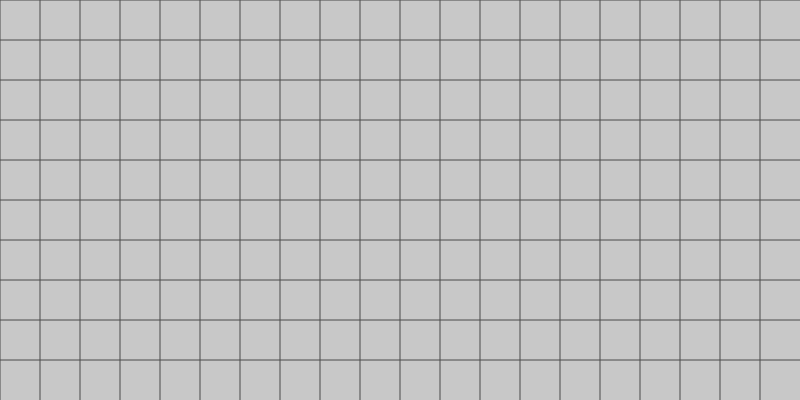
Frame 1 (no input)
Frame 60 (no input): identical to frame 1, image omitted
Frame 120 (the mouse pressed at the canvas centre since frame 60): identical to frame 1, image omitted

The p5.js sketch that drew this single still picture (run headless with seeded random() and noise() and a simulated clock; from frame 60 on, the mouse is pressed at the canvas centre):

// p5.js sketch
// ── sketch.js
var diameter=40,x=20,y=10,w,h;

var automata;
var btnAddQ,btnDFA,btnNFA,btnAddConnection;
var selChar,selCurQ,selnextQ;
var tBoxQ;

//interaction
var mouseOnHold=false;
var lastX,lastY;

function setup() {
  w=diameter*x;
  h=diameter*y;
  createCanvas(w, h);
  background(0);
  createInterface();
}

function drawGrid(){
  stroke(75);
  for (i=0;i<x;i++){
    line(i*diameter,0,i*diameter,height);
  }
  for (i=0;i<y;i++){
    line(0,i*diameter,width,i*diameter);
  }
}

function createInterface(){
  var l = createP('Create:');
  l.position(w+50,10);
  btnDFA = createButton('DFA');
  btnDFA.position(w+100,25);
  btnDFA.mousePressed(createDFA);

  btnNFA = createButton('NFA');
  btnNFA.position(w+150,25);
  btnNFA.mousePressed(createNFA);

  btnAddQ = createButton('Add state');
  btnAddQ.position(w+50,75);
  btnAddQ.mousePressed(addState);

  selChar = createSelect();
  selChar.position(w+50,120);
  selChar.option('a');
  selChar.option('b');
  selCurQ = createSelect();
  selCurQ.position(w+100,120);
  selnextQ = createSelect();
  selnextQ.position(w+150,120);

  btnAddConnection = createButton('Create connection');
  btnAddConnection.position(w+200,120);
  btnAddConnection.mousePressed(addConnection);
}

function createDFA(){
  automata = new DFA([],['a','b']);//sort of
  loop();
}

function createNFA(){

}

function addState(){
  if (!automata.addQ())return;
  updateSelect();
}

function addConnection(){

}

function draw() {
  background(200);
  drawGrid();
  if (automata!=null){
    automata.draw();
    interaction();

  }
}

function interaction(){
  if (automata.getqs().length>0){
    if (mouseIsPressed == true){
      if (mouseX>0&&mouseX<w&&mouseY>0&&mouseY<h){
        stroke(0);
        if (positionChanged()&&mouseOnHold){
            //moved state
            console.log("updated state pos!");
            automata.updateStateOnGridPos();
        }
        automata.interactGrid();
      }
      mouseOnHold=true;
    }else{
      mouseOnHold=false;
    }
  }
}

function positionChanged(){
  let xx=floor(mouseX/diameter);
  let yy=floor(mouseY/diameter);
  let retVal = false;
  if (lastX!=xx||lastY!=yy) retVal = true;
  lastX = xx;
  lastY = yy;
  return retVal;
}

function updateSelect(){
  let arr = automata.getqs().length-1;
  selCurQ.option('q'+arr);
  selnextQ.option('q'+arr);
}

// ── automata.js
class Automata {
  /*
    Creates a new automata with given states the corresponding alphatbeth and the state to start of and states to finish
  */
  constructor(states,alphabet){
    this.qs = states;
    this.alpha = alphabet;
    this.grid = [];
    this.initGrid();
  }

  initGrid(){
    for (let i = 0;i<x;i++){
        let column = [];
        for (let j =0;j<y;j++){
          column.push(null);
        }
        this.grid.push(column);
    }
  }

  updateStateOnGridPos(){
    let xx=floor(mouseX/diameter);
    let yy=floor(mouseY/diameter);
    if (this.grid[xx][yy]==null){
      for (let i in this.qs){
        if (this.qs[i].isSelected()){
          let oldX = this.qs[i].getX();
          let oldY = this.qs[i].getY();
          this.grid[xx][yy]=this.qs[i];
          this.qs[i].setX(xx);
          this.qs[i].setY(yy);
          this.grid[oldX][oldY]=null;
          return true;
        }
      }
    }
    return false;
  }

  interactGrid(){
    let xx=floor(mouseX/diameter);
    let yy=floor(mouseY/diameter);
    if(this.grid[xx][yy]!=null){
      this.grid[xx][yy].select(this.qs);
    }
  }

  draw(){
    this.drawQs();
  }

  drawQs(){
    for (let i in this.qs){
      this.qs[i].draw();
    }
  }

  getqs(){
    return this.qs;
  }

  getalpha(){
    return this.alpha;
  }

  getq0(){
    return this.q0;
  }

  getf(){
    return this.f;
  }

  addQ(){
    let count = this.qs.length;
    if (count>=10)return false;
    this.qs.push(new State('q'+count,count*2,y/2));
    this.grid[count*2][y/2] = this.qs[count];//true;
    console.log("Added new state!");
    return true;
  }
}

// ── connection.js
class Connection{
  constructor(startState,endState,char){
    this.startState = startState;
    this.endState = endState;
    this.char = char;
  }

  getStartState(){
    return this.startState;
  }

  getEndState(){
    return this.endState;
  }

  getChar(){
    return this.char;
  }

  draw(qs,bow){
    let x1=0,x2=0;
    let count = qs.length;
    for (let i in qs){
      if (qs[i]==this.startState){
        x1 = i;
      }
      if (qs[i]==this.endState){
        x2 = i;
      }
    }
    if (abs(x2-x1)>1){
      bow=true;
    }
    let offset = (x2-x1)*150;
    x1 = map(x1,-1,count,0,width);
    x2 = map(x2,-1,count,0,width);

    noFill();
    if (bow){
      //let offset = (x2-x1>0)?-1:1;
      //offset *= 200;
      curve(x1,height/2+offset,x1,height/2,x2,height/2,x2,height/2+offset);
      text(this.char,(x2+x1)/2,(height/2)+(-offset/8));
    }else{
      line(x1,height/2,x2,height/2);
      text(this.char,(x2+x1)/2,height/2);
    }
    console.log(this.toString()+' '+bow);
  }

  toString(){
    return this.char+":"+this.startState+"-->"+this.endState;
  }
}

// ── dfa.js
class DFA extends Automata{
  constructor(states,alphabet){
    super(states,alphabet);
  }

  log(){
    console.log("M = (\{"+this.qs.toString()+
      "\},\{"+this.alpha.toString()
      +"\},"+this.printConnections()
      +","+this.q0.toString()
      +",\{"+this.f.toString()
      +"\})");
  }

  draw(){
    //this.drawConnections();
    super.draw();
  }

  drawConnections(){
    let sameCons = [];
    let bow = [];
    for (let i in this.connections){
      let con = this.connections[i];
      let isNew = true;
      let needBow = false;
      for (let j in sameCons){
        if (sameCons[j].getStartState()==con.getStartState()&&sameCons[j].getEndState()==con.getEndState()){
          isNew = false;
        }
      }
      if (isNew){
        let conBehaviour = con.getChar();
        for (let j in this.connections){
          if (this.connections[j].getStartState()==con.getEndState()&&this.connections[j].getEndState()==con.getStartState()){
            needBow = true;
          }
          if (this.connections[j].getChar()!=conBehaviour&&this.connections[j].getStartState()==con.getStartState()&&this.connections[j].getEndState()==con.getEndState()){
            conBehaviour+=','+this.connections[j].getChar();
          }
        }
        sameCons.push(new Connection(con.getStartState(),con.getEndState(),conBehaviour));
        bow.push(needBow);
        needBow = false;
        isNew = true;
      }
    }


    for (let i in sameCons){
      sameCons[i].draw(this.qs,bow[i]);
    }
  }

  printConnections(){

  }

}

// ── helper.js

function translocate(x1,y1,x2,y2){
  let r = diameter/2;
  var deltaY = (y1*diameter+r) - (y2*diameter+r);
  var deltaX = (x1*diameter+r) - (x2*diameter+r);
  var angleInDegrees = atan2(deltaY, deltaX);
  translate((x1*diameter+r),(y1*diameter+r),0);
  rotate(angleInDegrees);
}

function relocate(x1,y1,x2,y2){
  let r = diameter/2;
  var deltaY = (y1*diameter+r) - (y2*diameter+r);
  var deltaX = (x1*diameter+r) - (x2*diameter+r);
  var angleInDegrees = atan2(deltaY, deltaX);
  rotate(-angleInDegrees);
  translate(-(x1*diameter+r),-(y1*diameter+r),0);
}

function getMid(x1,x2){
  let r = diameter/2;
  return ((x1*diameter+r)+(x2*diameter+r))/2;
}
function arrowHead(x1,y1){
  triangle(x1,y1,x1-diameter*0.25,y1+diameter*0.125,x1-diameter*0.25,y1-diameter*0.125);
}

// ── sketch2.js
var currentWord = null;
var leftWord = null;
var currentState = null;
var speed=15;

function animate(){
  if (frameCount%speed==0){
    if (leftWord!=null){
      //make the next move
      currentState = currentState.getNextState(leftWord.charAt(0));
      if (currentState==null){
        leftWord = null;
        console.log(currentWord+" is NOT in the given Language!");
        currentWord = null;
        return;
      }
      leftWord = leftWord.substring(1, leftWord.length);
      if (leftWord.length==0){
        leftWord=null;
        if (currentState.isFinit()){
          console.log(currentWord+" is in the given Language!");
        }else{
          console.log(currentWord+" is NOT in the given Language!");
        }
        currentWord=null;
      }
    }
  }
}

function startAnimation(){
  frameCount=0;
  currentWord = inCheckWord.value();
  leftWord = currentWord;
  if (automata.getqs().length>0){
    currentState = automata.getqs()[0];
    if (leftWord==""){
      leftWord=null;
      if (currentState.isFinit()){
        console.log(currentWord+" is in the given Language!");
      }else{
        console.log(currentWord+" is NOT in the given Language!");
      }
      currentWord=null;
    }
  }
}

// ── state.js
class State {

  constructor(stateName,xPos,yPos){
    this.q = stateName;
    this.x = xPos;
    this.y = yPos;
    this.fin = false;
    this.cons = [];
    this.isSel = false;
  }

  select(states){
    for (let i in states){
      if (states[i]!=this){
        states[i].unselect();
      }
    }
    this.isSel = true;
  }

  unselect(){
    this.isSel = false;
  }

  isSelected(){
    return this.isSel;
  }

  draw(){
    stroke(0);
    fill(255);
    if (this.isSel)fill(0,0,255);
    let r = diameter/2;
    ellipse(this.x*diameter+r,this.y*diameter+r,diameter,diameter);
    if (this.fin)
      ellipse(this.x*diameter+r,this.y*diameter+r,diameter-2,diameter-2);
    fill(0);
    text(this.q,(this.x*diameter+r)-8,(this.y*diameter+r)+4);
  }

  isFinit(){
    return this.fin;
  }

  changeFinit(){
    if (this.fin == false)this.fin = true;
    else this.fin = false;
  }

  setX(val){
    this.x = val;
  }

  setY(val){
    this.y = val;
  }

  getState(){
    return this.q;
  }

  getX(){
    return this.x;
  }

  getY(){
    return this.y;
  }
}
